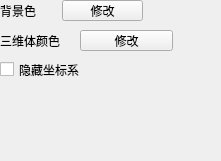
         <widget class="QWidget" name="page_6">
          <property name="geometry">
           <rect>
            <x>0</x>
            <y>0</y>
            <width>221</width>
            <height>161</height>
           </rect>
          </property>
          <attribute name="label">
           <string>三维展示</string>
          </attribute>
          <widget class="QPushButton" name="SetbgColor3">
           <property name="geometry">
            <rect>
             <x>62</x>
             <y>0</y>
             <width>81</width>
             <height>21</height>
            </rect>
           </property>
           <property name="text">
            <string>修改</string>
           </property>
          </widget>
          <widget class="QLabel" name="label_15">
           <property name="geometry">
            <rect>
             <x>0</x>
             <y>0</y>
             <width>71</width>
             <height>21</height>
            </rect>
           </property>
           <property name="font">
            <font>
             <family>黑体</family>
            </font>
           </property>
           <property name="text">
            <string>背景色</string>
           </property>
          </widget>
          <widget class="QPushButton" name="SetMeshColor3">
           <property name="geometry">
            <rect>
             <x>80</x>
             <y>30</y>
             <width>93</width>
             <height>21</height>
            </rect>
           </property>
           <property name="text">
            <string>修改</string>
           </property>
          </widget>
          <widget class="QLabel" name="label_16">
           <property name="geometry">
            <rect>
             <x>0</x>
             <y>30</y>
             <width>81</width>
             <height>21</height>
            </rect>
           </property>
           <property name="font">
            <font>
             <family>黑体</family>
            </font>
           </property>
           <property name="text">
            <string>三维体颜色</string>
           </property>
          </widget>
          <widget class="QCheckBox" name="HideAxis3">
           <property name="geometry">
            <rect>
             <x>0</x>
             <y>60</y>
             <width>111</width>
             <height>19</height>
            </rect>
           </property>
           <property name="text">
            <string>隐藏坐标系</string>
           </property>
          </widget>
         </widget>
